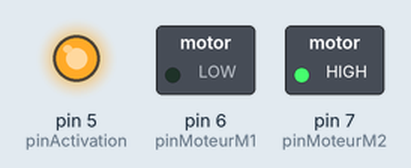
A sketch run on a simulated Arduino Uno, built with avr-gcc and run on an emulated ATmega328P. Shown: switched loads named in the sketch (green lamp = pin HIGH), output pins drawn as LEDs (lit = HIGH).

Above: at 0.1 s.
Timing chart, 0 to 1.6 s (numbered marks = the images above):
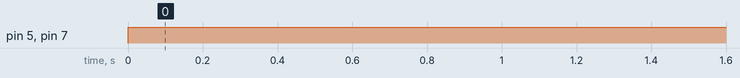

The sketch:

essais_pwm_moteur.ino
```cpp
const int pinActivation=5;
const int pinMoteurM1=6;
const int pinMoteurM2=7;

void setup() {
  pinMode(pinActivation, OUTPUT);
  pinMode(pinMoteurM1, OUTPUT);
  pinMode(pinMoteurM2, OUTPUT);
}

void loop() {


  analogWrite(pinActivation,map(100, 0, 100, 0, 255));
  //digitalWrite(pinActivation, HIGH);
  digitalWrite(pinMoteurM1, LOW);
  digitalWrite(pinMoteurM2,HIGH);

  delay(1000);
}
```

Measured:
- by itself, pin 5 (pinActivation), pin 7 (pinMoteurM2): LOW → HIGH at 0.00 s
